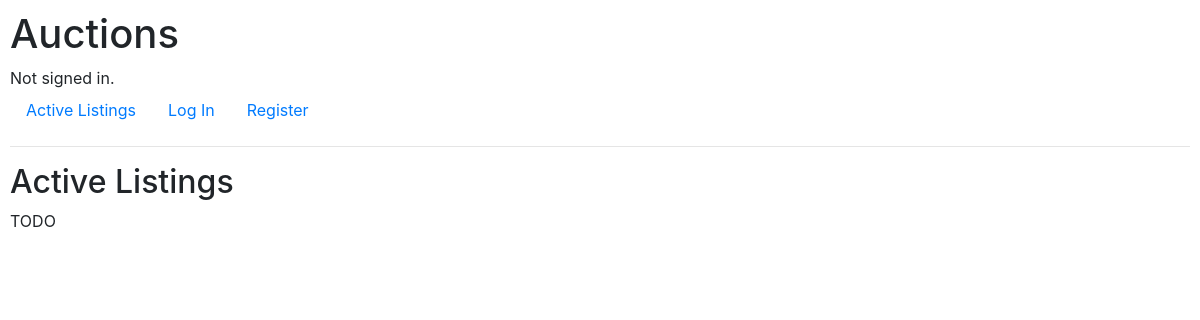
The app's page /, older data.
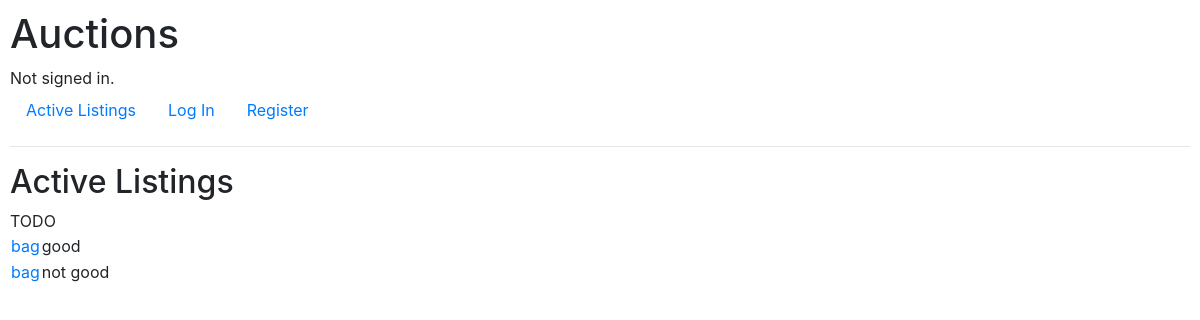
The same page, newer data.
### auctions/models.py (models this page shows, shortened)
class AuctionListing(models.Model):
    title = models.CharField(max_length=64)
    description = models.TextField()
    bid = models.ForeignKey(Bid, on_delete=models.CASCADE,
                            related_name='lastuser')
    imageurl = models.URLField(blank=True)
    user = models.ForeignKey(User, on_delete=models.CASCADE,
                             related_name='sellingproduct')
    """category = models.ForeignKey(
        Category, on_delete=models.DO_NOTHING, blank=True)"""
    watchedby = models.ManyToManyField(
        User, related_name='watchlist', blank='True')

### auctions/views.py (the view)
# urls.py: path("", views.index, name="index"),
def index(request):
    return render(request, "auctions/index.html", {
        "lists": AuctionListing.objects.all()
    })

### auctions/templates/auctions/index.html (shortened to what this page needs)
{% extends "auctions/layout.html" %}
{% block body %}
<h2>Active Listings</h2>
TODO
{%for list in lists%}
<table>
    <tr>
        <td><a href="{% url 'list' list.id%}">{{list.title}}</a></td>
        <td>{{list.description}}</td>
        <td>{{list.bid.initialbid}}</td>
        <td>{{list.bid.biddatetime}}</td>
        <td>{{list.imgeurl}}</td>
    </tr>
</table>
{%endfor%}
{% endblock %}

### auctions/templates/auctions/layout.html (shortened to what this page needs)
{% load static %}
<!DOCTYPE html>
<html lang="en">
<head>
    <link rel="stylesheet" href="https://stackpath.bootstrapcdn.com/bootstrap/4.4.1/css/bootstrap.min.css"
>
    <link href="{% static 'auctions/styles.css' %}" rel="stylesheet">
</head>
<body>
    <h1>Auctions</h1>
    <div>
        {% if user.is_authenticated %}
        Signed in as <strong>{{ user.username }}</strong>.
        {% else %}
        Not signed in.
        {% endif %}
    </div>
    <ul class="nav">
        <li class="nav-item">
            <a class="nav-link" href="{% url 'index' %}">Active Listings</a>
        </li>
        {% if user.is_authenticated %}
        <li class="nav-item">
            <a class="nav-link" href="{% url 'logout' %}">Log Out</a>
        </li>
        {% else %}
        <li class="nav-item">
            <a class="nav-link" href="{% url 'login' %}">Log In</a>
        </li>
        <li class="nav-item">
            <a class="nav-link" href="{% url 'register' %}">Register</a>
        </li>
        {% endif %}
    </ul>
    <hr>
    {% block body %}
    {% endblock %}
</body>
</html>

### auctions/static/auctions/styles.css (style rules this page uses)
body { padding: 10px; }

Row changes from the older to the newer data that the page shows:
added AuctionListing: title "bag", description "good"
added AuctionListing: title "bag", description "not good"
